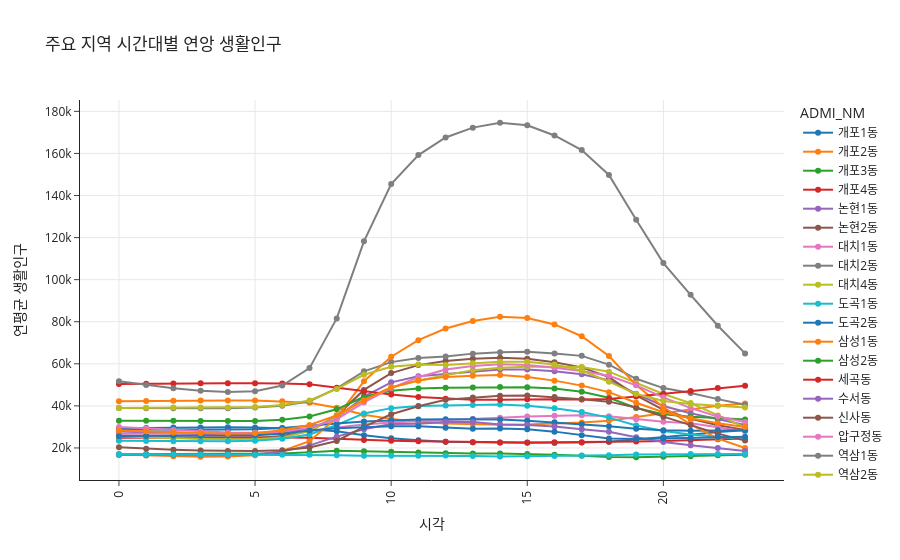

Write notebook code for a chart like this one.
### Code cell
# 강남구

fig = px.line(SPOP_2025_ADM_mid[SPOP_2025_ADM_mid['SGG_NM']=='강남구'], 
              x = 'TT_str', 
              y = 'SPOP_mid', 
              labels = {'TT_str' : '시각', 'SPOP_mid' : '연평균 생활인구'},
              title = '주요 지역 시간대별 연앙 생활인구',
              color='ADMI_NM',
              markers = True,   # 마커추가
              template="simple_white"
             )

fig.update_yaxes(showgrid=True)
fig.update_xaxes(showgrid=True, tickangle=-90)
# fig.update_xaxes(rangeslider_visible=True) # x축 범위를 설정

fig.show()
fig.write_html("html/1_4.html")

### Figure 1 — Plotly figure (JSON) as saved in the notebook; plotly's stock layout.template omitted (floating-point values rounded to 4 significant figures)
{"data": [{"hovertemplate": "ADMI_NM=개포1동<br>시각=%{x}<br>연평균 생활인구=%{y}<extra></extra>", "legendgroup": "개포1동", "line": {"color": "#1F77B4", "dash": "solid"}, "marker": {"symbol": "circle"}, "mode": "lines+markers", "name": "개포1동", "orientation": "v", "showlegend": true, "type": "scatter", "x": [0, 1, 2, 3, 4, 5, 6, 7, 8, 9, 10, 11, 12, 13, 14, 15, 16, 17, 18, 19, 20, 21, 22, 23], "xaxis": "x", "y": [29350.0, 29510.0, 29690.0, 29760.0, 29780.0, 29720.0, 29350.0, 28930.0, 27890.0, 26060.0, 24640.0, 23630.0, 22990.0, 22660.0, 22540.0, 22450.0, 22390.0, 22540.0, 22940.0, 23990.0, 25120.0, 26250.0, 27590.0, 28400.0], "yaxis": "y"}, {"hovertemplate": "ADMI_NM=개포2동<br>시각=%{x}<br>연평균 생활인구=%{y}<extra></extra>", "legendgroup": "개포2동", "line": {"color": "#FF7F0E", "dash": "solid"}, "marker": {"symbol": "circle"}, "mode": "lines+markers", "name": "개포2동", "orientation": "v", "showlegend": true, "type": "scatter", "x": [0, 1, 2, 3, 4, 5, 6, 7, 8, 9, 10, 11, 12, 13, 14, 15, 16, 17, 18, 19, 20, 21, 22, 23], "xaxis": "x", "y": [42170.0, 42310.0, 42490.0, 42570.0, 42580.0, 42550.0, 42180.0, 41450.0, 39150.0, 35830.0, 33820.0, 32500.0, 31670.0, 31230.0, 31030.0, 31130.0, 31490.0, 32060.0, 32960.0, 34770.0, 36450.0, 38140.0, 40020.0, 41080.0], "yaxis": "y"}, {"hovertemplate": "ADMI_NM=개포3동<br>시각=%{x}<br>연평균 생활인구=%{y}<extra></extra>", "legendgroup": "개포3동", "line": {"color": "#2CA02C", "dash": "solid"}, "marker": {"symbol": "circle"}, "mode": "lines+markers", "name": "개포3동", "orientation": "v", "showlegend": true, "type": "scatter", "x": [0, 1, 2, 3, 4, 5, 6, 7, 8, 9, 10, 11, 12, 13, 14, 15, 16, 17, 18, 19, 20, 21, 22, 23], "xaxis": "x", "y": [17020.0, 17090.0, 17180.0, 17210.0, 17220.0, 17250.0, 17410.0, 17920.0, 18650.0, 18480.0, 18200.0, 17880.0, 17510.0, 17400.0, 17320.0, 17150.0, 16750.0, 16280.0, 15730.0, 15580.0, 15800.0, 16110.0, 16500.0, 16720.0], "yaxis": "y"}, {"hovertemplate": "ADMI_NM=개포4동<br>시각=%{x}<br>연평균 생활인구=%{y}<extra></extra>", "legendgroup": "개포4동", "line": {"color": "#D62728", "dash": "solid"}, "marker": {"symbol": "circle"}, "mode": "lines+markers", "name": "개포4동", "orientation": "v", "showlegend": true, "type": "scatter", "x": [0, 1, 2, 3, 4, 5, 6, 7, 8, 9, 10, 11, 12, 13, 14, 15, 16, 17, 18, 19, 20, 21, 22, 23], "xaxis": "x", "y": [24880.0, 24970.0, 25080.0, 25130.0, 25140.0, 25110.0, 24950.0, 24890.0, 24330.0, 23770.0, 23380.0, 23130.0, 22960.0, 22700.0, 22530.0, 22610.0, 22680.0, 22710.0, 22920.0, 23080.0, 23270.0, 23640.0, 24190.0, 24490.0], "yaxis": "y"}, {"hovertemplate": "ADMI_NM=논현1동<br>시각=%{x}<br>연평균 생활인구=%{y}<extra></extra>", "legendgroup": "논현1동", "line": {"color": "#9467BD", "dash": "solid"}, "marker": {"symbol": "circle"}, "mode": "lines+markers", "name": "논현1동", "orientation": "v", "showlegend": true, "type": "scatter", "x": [0, 1, 2, 3, 4, 5, 6, 7, 8, 9, 10, 11, 12, 13, 14, 15, 16, 17, 18, 19, 20, 21, 22, 23], "xaxis": "x", "y": [27860.0, 27370.0, 26970.0, 26670.0, 26500.0, 26650.0, 27370.0, 29130.0, 34140.0, 44440.0, 51180.0, 54070.0, 55140.0, 56340.0, 57310.0, 57260.0, 56420.0, 55020.0, 52160.0, 45770.0, 39910.0, 36480.0, 33550.0, 30890.0], "yaxis": "y"}, {"hovertemplate": "ADMI_NM=논현2동<br>시각=%{x}<br>연평균 생활인구=%{y}<extra></extra>", "legendgroup": "논현2동", "line": {"color": "#8C564B", "dash": "solid"}, "marker": {"symbol": "circle"}, "mode": "lines+markers", "name": "논현2동", "orientation": "v", "showlegend": true, "type": "scatter", "x": [0, 1, 2, 3, 4, 5, 6, 7, 8, 9, 10, 11, 12, 13, 14, 15, 16, 17, 18, 19, 20, 21, 22, 23], "xaxis": "x", "y": [25920.0, 25420.0, 24890.0, 24590.0, 24430.0, 24610.0, 25670.0, 28040.0, 35260.0, 47580.0, 55600.0, 59370.0, 61280.0, 62400.0, 62920.0, 62370.0, 60760.0, 58290.0, 53670.0, 44970.0, 38060.0, 33900.0, 30790.0, 28530.0], "yaxis": "y"}, {"hovertemplate": "ADMI_NM=대치1동<br>시각=%{x}<br>연평균 생활인구=%{y}<extra></extra>", "legendgroup": "대치1동", "line": {"color": "#E377C2", "dash": "solid"}, "marker": {"symbol": "circle"}, "mode": "lines+markers", "name": "대치1동", "orientation": "v", "showlegend": true, "type": "scatter", "x": [0, 1, 2, 3, 4, 5, 6, 7, 8, 9, 10, 11, 12, 13, 14, 15, 16, 17, 18, 19, 20, 21, 22, 23], "xaxis": "x", "y": [26760.0, 26720.0, 26720.0, 26700.0, 26730.0, 26870.0, 27150.0, 27910.0, 29720.0, 31100.0, 32070.0, 32730.0, 33090.0, 33780.0, 34410.0, 34960.0, 35360.0, 35540.0, 35050.0, 33630.0, 32440.0, 31700.0, 29920.0, 27890.0], "yaxis": "y"}, {"hovertemplate": "ADMI_NM=대치2동<br>시각=%{x}<br>연평균 생활인구=%{y}<extra></extra>", "legendgroup": "대치2동", "line": {"color": "#7F7F7F", "dash": "solid"}, "marker": {"symbol": "circle"}, "mode": "lines+markers", "name": "대치2동", "orientation": "v", "showlegend": true, "type": "scatter", "x": [0, 1, 2, 3, 4, 5, 6, 7, 8, 9, 10, 11, 12, 13, 14, 15, 16, 17, 18, 19, 20, 21, 22, 23], "xaxis": "x", "y": [38960.0, 38850.0, 38870.0, 38870.0, 38900.0, 39210.0, 40110.0, 42200.0, 48280.0, 56430.0, 60810.0, 62710.0, 63520.0, 64840.0, 65520.0, 65740.0, 64920.0, 63770.0, 59600.0, 52860.0, 48450.0, 46090.0, 43210.0, 40520.0], "yaxis": "y"}, {"hovertemplate": "ADMI_NM=대치4동<br>시각=%{x}<br>연평균 생활인구=%{y}<extra></extra>", "legendgroup": "대치4동", "line": {"color": "#BCBD22", "dash": "solid"}, "marker": {"symbol": "circle"}, "mode": "lines+markers", "name": "대치4동", "orientation": "v", "showlegend": true, "type": "scatter", "x": [0, 1, 2, 3, 4, 5, 6, 7, 8, 9, 10, 11, 12, 13, 14, 15, 16, 17, 18, 19, 20, 21, 22, 23], "xaxis": "x", "y": [25560.0, 25060.0, 24590.0, 24310.0, 24170.0, 24190.0, 25010.0, 27990.0, 34870.0, 43110.0, 48750.0, 52030.0, 54590.0, 56990.0, 58130.0, 58580.0, 58580.0, 58440.0, 56280.0, 50810.0, 45640.0, 41330.0, 35380.0, 29820.0], "yaxis": "y"}, {"hovertemplate": "ADMI_NM=도곡1동<br>시각=%{x}<br>연평균 생활인구=%{y}<extra></extra>", "legendgroup": "도곡1동", "line": {"color": "#17BECF", "dash": "solid"}, "marker": {"symbol": "circle"}, "mode": "lines+markers", "name": "도곡1동", "orientation": "v", "showlegend": true, "type": "scatter", "x": [0, 1, 2, 3, 4, 5, 6, 7, 8, 9, 10, 11, 12, 13, 14, 15, 16, 17, 18, 19, 20, 21, 22, 23], "xaxis": "x", "y": [23400.0, 23270.0, 23180.0, 23140.0, 23180.0, 23460.0, 24390.0, 26390.0, 30900.0, 36410.0, 38930.0, 39920.0, 40120.0, 40370.0, 40640.0, 40100.0, 38870.0, 37090.0, 34420.0, 30700.0, 28010.0, 26440.0, 25200.0, 24260.0], "yaxis": "y"}, {"hovertemplate": "ADMI_NM=도곡2동<br>시각=%{x}<br>연평균 생활인구=%{y}<extra></extra>", "legendgroup": "도곡2동", "line": {"color": "#1F77B4", "dash": "solid"}, "marker": {"symbol": "circle"}, "mode": "lines+markers", "name": "도곡2동", "orientation": "v", "showlegend": true, "type": "scatter", "x": [0, 1, 2, 3, 4, 5, 6, 7, 8, 9, 10, 11, 12, 13, 14, 15, 16, 17, 18, 19, 20, 21, 22, 23], "xaxis": "x", "y": [28730.0, 28830.0, 28730.0, 28690.0, 28750.0, 28900.0, 29460.0, 30380.0, 31600.0, 32630.0, 33220.0, 33490.0, 33630.0, 33700.0, 33500.0, 32940.0, 32180.0, 31320.0, 30340.0, 29120.0, 28390.0, 28210.0, 28440.0, 28440.0], "yaxis": "y"}, {"hovertemplate": "ADMI_NM=삼성1동<br>시각=%{x}<br>연평균 생활인구=%{y}<extra></extra>", "legendgroup": "삼성1동", "line": {"color": "#FF7F0E", "dash": "solid"}, "marker": {"symbol": "circle"}, "mode": "lines+markers", "name": "삼성1동", "orientation": "v", "showlegend": true, "type": "scatter", "x": [0, 1, 2, 3, 4, 5, 6, 7, 8, 9, 10, 11, 12, 13, 14, 15, 16, 17, 18, 19, 20, 21, 22, 23], "xaxis": "x", "y": [16880.0, 16420.0, 16010.0, 15830.0, 15890.0, 16490.0, 18530.0, 23210.0, 34370.0, 51760.0, 63380.0, 71240.0, 76750.0, 80300.0, 82360.0, 81770.0, 78720.0, 73110.0, 63720.0, 49960.0, 39340.0, 31180.0, 24400.0, 20000.0], "yaxis": "y"}, {"hovertemplate": "ADMI_NM=삼성2동<br>시각=%{x}<br>연평균 생활인구=%{y}<extra></extra>", "legendgroup": "삼성2동", "line": {"color": "#2CA02C", "dash": "solid"}, "marker": {"symbol": "circle"}, "mode": "lines+markers", "name": "삼성2동", "orientation": "v", "showlegend": true, "type": "scatter", "x": [0, 1, 2, 3, 4, 5, 6, 7, 8, 9, 10, 11, 12, 13, 14, 15, 16, 17, 18, 19, 20, 21, 22, 23], "xaxis": "x", "y": [32940.0, 32910.0, 32890.0, 32820.0, 32770.0, 32850.0, 33420.0, 34950.0, 38360.0, 44350.0, 47200.0, 48250.0, 48560.0, 48730.0, 48990.0, 48900.0, 48250.0, 46740.0, 43860.0, 38990.0, 36030.0, 34790.0, 34180.0, 33520.0], "yaxis": "y"}, {"hovertemplate": "ADMI_NM=세곡동<br>시각=%{x}<br>연평균 생활인구=%{y}<extra></extra>", "legendgroup": "세곡동", "line": {"color": "#D62728", "dash": "solid"}, "marker": {"symbol": "circle"}, "mode": "lines+markers", "name": "세곡동", "orientation": "v", "showlegend": true, "type": "scatter", "x": [0, 1, 2, 3, 4, 5, 6, 7, 8, 9, 10, 11, 12, 13, 14, 15, 16, 17, 18, 19, 20, 21, 22, 23], "xaxis": "x", "y": [50350.0, 50530.0, 50690.0, 50760.0, 50800.0, 50730.0, 50680.0, 50230.0, 48620.0, 46740.0, 45440.0, 44210.0, 43420.0, 42930.0, 42920.0, 43150.0, 43190.0, 43000.0, 43310.0, 44460.0, 45720.0, 47100.0, 48470.0, 49510.0], "yaxis": "y"}, {"hovertemplate": "ADMI_NM=수서동<br>시각=%{x}<br>연평균 생활인구=%{y}<extra></extra>", "legendgroup": "수서동", "line": {"color": "#9467BD", "dash": "solid"}, "marker": {"symbol": "circle"}, "mode": "lines+markers", "name": "수서동", "orientation": "v", "showlegend": true, "type": "scatter", "x": [0, 1, 2, 3, 4, 5, 6, 7, 8, 9, 10, 11, 12, 13, 14, 15, 16, 17, 18, 19, 20, 21, 22, 23], "xaxis": "x", "y": [16700.0, 16580.0, 16510.0, 16520.0, 16560.0, 17020.0, 18250.0, 21220.0, 25380.0, 28840.0, 31370.0, 31500.0, 32290.0, 32280.0, 31100.0, 30920.0, 30190.0, 28910.0, 27690.0, 25080.0, 22860.0, 21270.0, 19980.0, 18600.0], "yaxis": "y"}, {"hovertemplate": "ADMI_NM=신사동<br>시각=%{x}<br>연평균 생활인구=%{y}<extra></extra>", "legendgroup": "신사동", "line": {"color": "#8C564B", "dash": "solid"}, "marker": {"symbol": "circle"}, "mode": "lines+markers", "name": "신사동", "orientation": "v", "showlegend": true, "type": "scatter", "x": [0, 1, 2, 3, 4, 5, 6, 7, 8, 9, 10, 11, 12, 13, 14, 15, 16, 17, 18, 19, 20, 21, 22, 23], "xaxis": "x", "y": [20280.0, 19650.0, 19110.0, 18740.0, 18580.0, 18570.0, 18950.0, 20190.0, 23300.0, 30040.0, 36030.0, 39840.0, 42940.0, 44000.0, 44820.0, 44920.0, 44190.0, 43100.0, 42010.0, 39260.0, 34890.0, 30920.0, 26820.0, 23510.0], "yaxis": "y"}, {"hovertemplate": "ADMI_NM=압구정동<br>시각=%{x}<br>연평균 생활인구=%{y}<extra></extra>", "legendgroup": "압구정동", "line": {"color": "#E377C2", "dash": "solid"}, "marker": {"symbol": "circle"}, "mode": "lines+markers", "name": "압구정동", "orientation": "v", "showlegend": true, "type": "scatter", "x": [0, 1, 2, 3, 4, 5, 6, 7, 8, 9, 10, 11, 12, 13, 14, 15, 16, 17, 18, 19, 20, 21, 22, 23], "xaxis": "x", "y": [29910.0, 29260.0, 28510.0, 27830.0, 27330.0, 27240.0, 27860.0, 29590.0, 33650.0, 41610.0, 48470.0, 53650.0, 57300.0, 58970.0, 59830.0, 59410.0, 58170.0, 56530.0, 54330.0, 49780.0, 44070.0, 38960.0, 34900.0, 32320.0], "yaxis": "y"}, {"hovertemplate": "ADMI_NM=역삼1동<br>시각=%{x}<br>연평균 생활인구=%{y}<extra></extra>", "legendgroup": "역삼1동", "line": {"color": "#7F7F7F", "dash": "solid"}, "marker": {"symbol": "circle"}, "mode": "lines+markers", "name": "역삼1동", "orientation": "v", "showlegend": true, "type": "scatter", "x": [0, 1, 2, 3, 4, 5, 6, 7, 8, 9, 10, 11, 12, 13, 14, 15, 16, 17, 18, 19, 20, 21, 22, 23], "xaxis": "x", "y": [51670.0, 49920.0, 48330.0, 47240.0, 46650.0, 46930.0, 49670.0, 57950.0, 81590.0, 118200.0, 145500.0, 159200.0, 167600.0, 172300.0, 174600.0, 173400.0, 168600.0, 161600.0, 149800.0, 128500.0, 107900.0, 92790.0, 78080.0, 64940.0], "yaxis": "y"}, {"hovertemplate": "ADMI_NM=역삼2동<br>시각=%{x}<br>연평균 생활인구=%{y}<extra></extra>", "legendgroup": "역삼2동", "line": {"color": "#BCBD22", "dash": "solid"}, "marker": {"symbol": "circle"}, "mode": "lines+markers", "name": "역삼2동", "orientation": "v", "showlegend": true, "type": "scatter", "x": [0, 1, 2, 3, 4, 5, 6, 7, 8, 9, 10, 11, 12, 13, 14, 15, 16, 17, 18, 19, 20, 21, 22, 23], "xaxis": "x", "y": [39000.0, 39100.0, 39180.0, 39210.0, 39210.0, 39480.0, 40370.0, 42600.0, 48050.0, 54790.0, 58580.0, 59640.0, 59430.0, 60220.0, 61000.0, 60930.0, 59690.0, 56790.0, 51490.0, 45640.0, 42310.0, 40910.0, 40210.0, 39290.0], "yaxis": "y"}, {"hovertemplate": "ADMI_NM=일원1동<br>시각=%{x}<br>연평균 생활인구=%{y}<extra></extra>", "legendgroup": "일원1동", "line": {"color": "#17BECF", "dash": "solid"}, "marker": {"symbol": "circle"}, "mode": "lines+markers", "name": "일원1동", "orientation": "v", "showlegend": true, "type": "scatter", "x": [0, 1, 2, 3, 4, 5, 6, 7, 8, 9, 10, 11, 12, 13, 14, 15, 16, 17, 18, 19, 20, 21, 22, 23], "xaxis": "x", "y": [16960.0, 16930.0, 16910.0, 16890.0, 16860.0, 16810.0, 16780.0, 16810.0, 16580.0, 16270.0, 16250.0, 16330.0, 16360.0, 16150.0, 15970.0, 16050.0, 16160.0, 16380.0, 16570.0, 16870.0, 17020.0, 17130.0, 17150.0, 17140.0], "yaxis": "y"}, {"hovertemplate": "ADMI_NM=일원본동<br>시각=%{x}<br>연평균 생활인구=%{y}<extra></extra>", "legendgroup": "일원본동", "line": {"color": "#1F77B4", "dash": "solid"}, "marker": {"symbol": "circle"}, "mode": "lines+markers", "name": "일원본동", "orientation": "v", "showlegend": true, "type": "scatter", "x": [0, 1, 2, 3, 4, 5, 6, 7, 8, 9, 10, 11, 12, 13, 14, 15, 16, 17, 18, 19, 20, 21, 22, 23], "xaxis": "x", "y": [25620.0, 25730.0, 25820.0, 25850.0, 25920.0, 26060.0, 26710.0, 28290.0, 29380.0, 29840.0, 30360.0, 30260.0, 29590.0, 29180.0, 29260.0, 28900.0, 27760.0, 26000.0, 24500.0, 24270.0, 24490.0, 24770.0, 25180.0, 25350.0], "yaxis": "y"}, {"hovertemplate": "ADMI_NM=청담동<br>시각=%{x}<br>연평균 생활인구=%{y}<extra></extra>", "legendgroup": "청담동", "line": {"color": "#FF7F0E", "dash": "solid"}, "marker": {"symbol": "circle"}, "mode": "lines+markers", "name": "청담동", "orientation": "v", "showlegend": true, "type": "scatter", "x": [0, 1, 2, 3, 4, 5, 6, 7, 8, 9, 10, 11, 12, 13, 14, 15, 16, 17, 18, 19, 20, 21, 22, 23], "xaxis": "x", "y": [28350.0, 27880.0, 27400.0, 27000.0, 26760.0, 26980.0, 28390.0, 30940.0, 35500.0, 42710.0, 48740.0, 52020.0, 53780.0, 54290.0, 54660.0, 53780.0, 52000.0, 49630.0, 46520.0, 41480.0, 36990.0, 34100.0, 31770.0, 29990.0], "yaxis": "y"}], "layout": {"legend": {"title": {"text": "ADMI_NM"}, "tracegroupgap": 0}, "title": {"text": "주요 지역 시간대별 연앙 생활인구"}, "xaxis": {"anchor": "y", "domain": [0, 1], "showgrid": true, "tickangle": -90, "title": {"text": "시각"}}, "yaxis": {"anchor": "x", "domain": [0, 1], "showgrid": true, "title": {"text": "연평균 생활인구"}}}}
